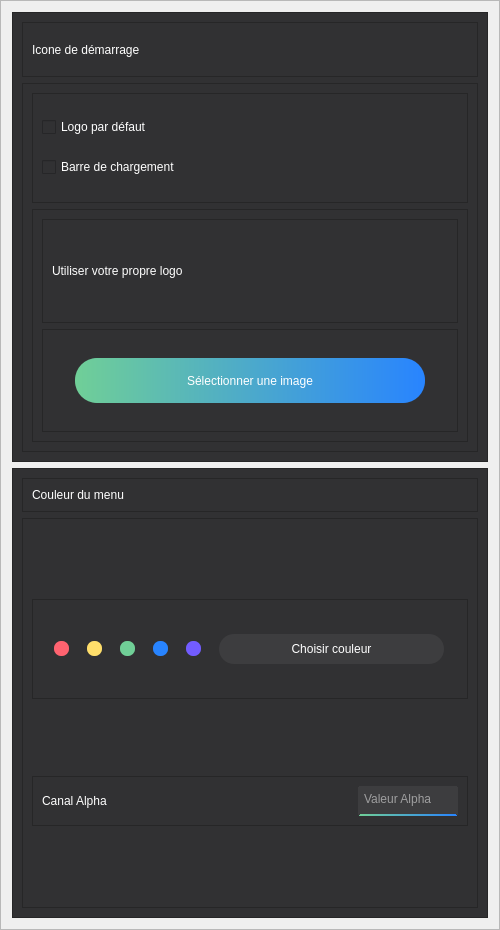
               <widget class="QFrame" name="frame_10">
                <property name="minimumSize">
                 <size>
                  <width>500</width>
                  <height>450</height>
                 </size>
                </property>
                <property name="frameShape">
                 <enum>QFrame::StyledPanel</enum>
                </property>
                <property name="frameShadow">
                 <enum>QFrame::Raised</enum>
                </property>
                <layout class="QVBoxLayout" name="verticalLayout_5">
                 <item>
                  <widget class="QFrame" name="frame_13">
                   <property name="minimumSize">
                    <size>
                     <width>0</width>
                     <height>450</height>
                    </size>
                   </property>
                   <property name="styleSheet">
                    <string notr="true">*{
	background: #313133;
}</string>
                   </property>
                   <property name="frameShape">
                    <enum>QFrame::StyledPanel</enum>
                   </property>
                   <property name="frameShadow">
                    <enum>QFrame::Raised</enum>
                   </property>
                   <layout class="QVBoxLayout" name="verticalLayout_13">
                    <item>
                     <widget class="QFrame" name="frame_36">
                      <property name="maximumSize">
                       <size>
                        <width>16777215</width>
                        <height>55</height>
                       </size>
                      </property>
                      <property name="frameShape">
                       <enum>QFrame::StyledPanel</enum>
                      </property>
                      <property name="frameShadow">
                       <enum>QFrame::Raised</enum>
                      </property>
                      <layout class="QHBoxLayout" name="horizontalLayout_19">
                       <item>
                        <widget class="QLabel" name="label_8">
                         <property name="maximumSize">
                          <size>
                           <width>16777215</width>
                           <height>55</height>
                          </size>
                         </property>
                         <property name="styleSheet">
                          <string notr="true">*{
	font: 100 20pt &quot;Ubuntu&quot;;
	color: white;
}</string>
                         </property>
                         <property name="text">
                          <string>Icone de démarrage</string>
                         </property>
                        </widget>
                       </item>
                      </layout>
                     </widget>
                    </item>
                    <item>
                     <widget class="QFrame" name="frame_37">
                      <property name="frameShape">
                       <enum>QFrame::StyledPanel</enum>
                      </property>
                      <property name="frameShadow">
                       <enum>QFrame::Raised</enum>
                      </property>
                      <layout class="QVBoxLayout" name="verticalLayout_14">
                       <item>
                        <widget class="QFrame" name="frame_38">
                         <property name="maximumSize">
                          <size>
                           <width>16777215</width>
                           <height>110</height>
                          </size>
                         </property>
                         <property name="frameShape">
                          <enum>QFrame::StyledPanel</enum>
                         </property>
                         <property name="frameShadow">
                          <enum>QFrame::Raised</enum>
                         </property>
                         <layout class="QVBoxLayout" name="verticalLayout_16">
                          <item>
                           <widget class="QCheckBox" name="checkBoxDefaultLogo">
                            <property name="styleSheet">
                             <string notr="true">*{
	font: 100 14pt &quot;Ubuntu&quot;;
	color: white;
}</string>
                            </property>
                            <property name="text">
                             <string>Logo par défaut</string>
                            </property>
                           </widget>
                          </item>
                          <item>
                           <widget class="QCheckBox" name="checkboxLoadingBar">
                            <property name="styleSheet">
                             <string notr="true">*{
	font: 100 14pt &quot;Ubuntu&quot;;
	color: white;
}</string>
                            </property>
                            <property name="text">
                             <string>Barre de chargement</string>
                            </property>
                           </widget>
                          </item>
                         </layout>
                        </widget>
                       </item>
                       <item>
                        <widget class="QFrame" name="frame_40">
                         <property name="frameShape">
                          <enum>QFrame::StyledPanel</enum>
                         </property>
                         <property name="frameShadow">
                          <enum>QFrame::Raised</enum>
                         </property>
                         <layout class="QVBoxLayout" name="verticalLayout_15">
                          <item>
                           <widget class="QFrame" name="frame_41">
                            <property name="maximumSize">
                             <size>
                              <width>16777215</width>
                              <height>110</height>
                             </size>
                            </property>
                            <property name="frameShape">
                             <enum>QFrame::StyledPanel</enum>
                            </property>
                            <property name="frameShadow">
                             <enum>QFrame::Raised</enum>
                            </property>
                            <layout class="QHBoxLayout" name="horizontalLayout_21">
                             <item>
                              <widget class="QLabel" name="label_9">
                               <property name="maximumSize">
                                <size>
                                 <width>16777215</width>
                                 <height>35</height>
                                </size>
                               </property>
                               <property name="styleSheet">
                                <string notr="true">*{
	color: white;
	font: 100 14pt &quot;Ubuntu&quot;;
}</string>
                               </property>
                               <property name="text">
                                <string>Utiliser votre propre logo</string>
                               </property>
                              </widget>
                             </item>
                            </layout>
                           </widget>
                          </item>
                          <item>
                           <widget class="QFrame" name="frame_42">
                            <property name="frameShape">
                             <enum>QFrame::StyledPanel</enum>
                            </property>
                            <property name="frameShadow">
                             <enum>QFrame::Raised</enum>
                            </property>
                            <layout class="QHBoxLayout" name="horizontalLayout_23">
                             <item>
                              <widget class="QPushButton" name="logoSelectImage">
                               <property name="minimumSize">
                                <size>
                                 <width>0</width>
                                 <height>45</height>
                                </size>
                               </property>
                               <property name="maximumSize">
                                <size>
                                 <width>350</width>
                                 <height>16777215</height>
                                </size>
                               </property>
                               <property name="styleSheet">
                                <string notr="true">*{
	
	background-color: qlineargradient(spread:pad, x1:0, y1:1, x2:1, y2:1, stop:0 rgba(112, 207, 151, 255), stop:1 rgba(40, 132, 255, 255));
	border-radius: 22px;
	color: white;
}</string>
                               </property>
                               <property name="text">
                                <string>Sélectionner une image</string>
                               </property>
                              </widget>
                             </item>
                            </layout>
                           </widget>
                          </item>
                         </layout>
                        </widget>
                       </item>
                      </layout>
                     </widget>
                    </item>
                   </layout>
                  </widget>
                 </item>
                 <item>
                  <widget class="QFrame" name="frame_14">
                   <property name="minimumSize">
                    <size>
                     <width>0</width>
                     <height>450</height>
                    </size>
                   </property>
                   <property name="maximumSize">
                    <size>
                     <width>16777215</width>
                     <height>16777215</height>
                    </size>
                   </property>
                   <property name="styleSheet">
                    <string notr="true">*{
	background: #313133;
}</string>
                   </property>
                   <property name="frameShape">
                    <enum>QFrame::StyledPanel</enum>
                   </property>
                   <property name="frameShadow">
                    <enum>QFrame::Raised</enum>
                   </property>
                   <layout class="QVBoxLayout" name="verticalLayout_21">
                    <item>
                     <widget class="QFrame" name="frame_54">
                      <property name="maximumSize">
                       <size>
                        <width>16777215</width>
                        <height>55</height>
                       </size>
                      </property>
                      <property name="frameShape">
                       <enum>QFrame::StyledPanel</enum>
                      </property>
                      <property name="frameShadow">
                       <enum>QFrame::Raised</enum>
                      </property>
                      <layout class="QHBoxLayout" name="horizontalLayout_31">
                       <item>
                        <widget class="QLabel" name="label_14">
                         <property name="maximumSize">
                          <size>
                           <width>16777215</width>
                           <height>55</height>
                          </size>
                         </property>
                         <property name="styleSheet">
                          <string notr="true">*{
	font: 100 20pt &quot;Ubuntu&quot;;
	color: white;
}</string>
                         </property>
                         <property name="text">
                          <string>Couleur du menu</string>
                         </property>
                        </widget>
                       </item>
                      </layout>
                     </widget>
                    </item>
                    <item>
                     <widget class="QFrame" name="frame_55">
                      <property name="maximumSize">
                       <size>
                        <width>16777215</width>
                        <height>16777215</height>
                       </size>
                      </property>
                      <property name="frameShape">
                       <enum>QFrame::StyledPanel</enum>
                      </property>
                      <property name="frameShadow">
                       <enum>QFrame::Raised</enum>
                      </property>
                      <layout class="QVBoxLayout" name="verticalLayout_25">
                       <item>
                        <widget class="QFrame" name="frame_56">
                         <property name="maximumSize">
                          <size>
                           <width>16777215</width>
                           <height>100</height>
                          </size>
                         </property>
                         <property name="frameShape">
                          <enum>QFrame::StyledPanel</enum>
                         </property>
                         <property name="frameShadow">
                          <enum>QFrame::Raised</enum>
                         </property>
                         <layout class="QHBoxLayout" name="horizontalLayout_32">
                          <item>
                           <widget class="QPushButton" name="redButtonMenu">
                            <property name="maximumSize">
                             <size>
                              <width>15</width>
                              <height>15</height>
                             </size>
                            </property>
                            <property name="styleSheet">
                             <string notr="true">QPushButton {
	background: #ff6370;
	border-radius: 7px;
}

QPushButton::selected {
	border: 2px solid, rgba(255, 99, 102, 60);
}</string>
                            </property>
                            <property name="text">
                             <string/>
                            </property>
                           </widget>
                          </item>
                          <item>
                           <widget class="QPushButton" name="yellowButtonMenu">
                            <property name="maximumSize">
                             <size>
                              <width>15</width>
                              <height>15</height>
                             </size>
                            </property>
                            <property name="styleSheet">
                             <string notr="true">*{
	background: #ffde6b;
	border-radius: 7px;
}</string>
                            </property>
                            <property name="text">
                             <string/>
                            </property>
                           </widget>
                          </item>
                          <item>
                           <widget class="QPushButton" name="greenButtonMenu">
                            <property name="maximumSize">
                             <size>
                              <width>15</width>
                              <height>15</height>
                             </size>
                            </property>
                            <property name="styleSheet">
                             <string notr="true">*{
	background: #70cf97;
	border-radius: 7px;
}</string>
                            </property>
                            <property name="text">
                             <string/>
                            </property>
                           </widget>
                          </item>
                          <item>
                           <widget class="QPushButton" name="blueButtonsMenu">
                            <property name="maximumSize">
                             <size>
                              <width>15</width>
                              <height>15</height>
                             </size>
                            </property>
                            <property name="styleSheet">
                             <string notr="true">*{
	background: #2884ff;
	border-radius: 7px;
}</string>
                            </property>
                            <property name="text">
                             <string/>
                            </property>
                           </widget>
                          </item>
                          <item>
                           <widget class="QPushButton" name="violetButtonMenu">
                            <property name="maximumSize">
                             <size>
                              <width>15</width>
                              <height>15</height>
                             </size>
                            </property>
                            <property name="styleSheet">
                             <string notr="true">*{
	background: #725cff;
	border-radius: 7px;
}</string>
                            </property>
                            <property name="text">
                             <string/>
                            </property>
                           </widget>
                          </item>
                          <item>
                           <widget class="QPushButton" name="openColorChooserMenu">
                            <property name="minimumSize">
                             <size>
                              <width>0</width>
                              <height>30</height>
                             </size>
                            </property>
                            <property name="maximumSize">
                             <size>
                              <width>225</width>
                              <height>16777215</height>
                             </size>
                            </property>
                            <property name="styleSheet">
                             <string notr="true">*{
	background: #3d3d3f;
	color: white;
	border-radius: 15px;
}</string>
                            </property>
                            <property name="text">
                             <string>Choisir couleur</string>
                            </property>
                            <property name="icon">
                             <iconset>
                              <normaloff>../ressources/icons8-color-swatch-20.png</normaloff>../ressources/icons8-color-swatch-20.png</iconset>
                            </property>
                           </widget>
                          </item>
                         </layout>
                        </widget>
                       </item>
                       <item>
                        <widget class="QFrame" name="frame_57">
                         <property name="maximumSize">
                          <size>
                           <width>16777215</width>
                           <height>50</height>
                          </size>
                         </property>
                         <property name="frameShape">
                          <enum>QFrame::StyledPanel</enum>
                         </property>
                         <property name="frameShadow">
                          <enum>QFrame::Raised</enum>
                         </property>
                         <layout class="QHBoxLayout" name="horizontalLayout_33">
                          <item>
                           <widget class="QLabel" name="label_15">
                            <property name="styleSheet">
                             <string notr="true">*{
	color: white;
	font: 100 14pt &quot;Ubuntu&quot;;
}</string>
                            </property>
                            <property name="text">
                             <string>Canal Alpha</string>
                            </property>
                           </widget>
                          </item>
                          <item>
                           <widget class="QTextEdit" name="textEditAlphaMenu">
                            <property name="maximumSize">
                             <size>
                              <width>100</width>
                              <height>16777215</height>
                             </size>
                            </property>
                            <property name="cursor" stdset="0">
                             <cursorShape>IBeamCursor</cursorShape>
                            </property>
                            <property name="styleSheet">
                             <string notr="true">* {
	color: white;
	background: #3d3d3f;
	border-radius: 1px;
	border: 2px solid;
	border-right-color: #3d3d3f;
	border-left-color: #3d3d3f;
	border-top-color: #3d3d3f;
	border-bottom-color: qlineargradient(spread:pad, x1:0, y1:1, x2:1, y2:1, stop:0 rgba(112, 207, 151, 255), stop:1 rgba(40, 132, 255, 255));
}</string>
                            </property>
                            <property name="placeholderText">
                             <string>Valeur Alpha</string>
                            </property>
                           </widget>
                          </item>
                         </layout>
                        </widget>
                       </item>
                      </layout>
                     </widget>
                    </item>
                   </layout>
                  </widget>
                 </item>
                </layout>
               </widget>
